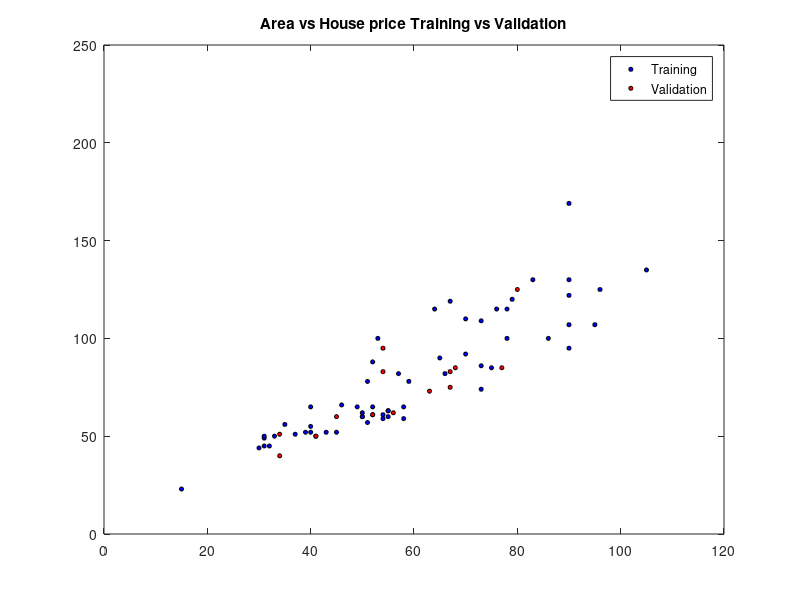

Write the MATLAB code that produced this figure. (Note: this script raises an error after producing the figure.)
 % 2 rooms
 A_2=[52 61; 39 52; 51 78; 52 88; 58 59; 50 60; 80 125; 56 62; 50 60; 55 63; 46 66; 54 59; 58 65; 55 63;...
     64 115; 41 50; 59 78; 53 100; 75 85; 52 61; 54 61; 52 65; 51 57; 50 62; 49 65; 40 55; 54 95; 45 52; 54 83;...
     37 51; 67 119; 65 90; 40 52; 57 82; 55 60; 45 60];
%  figure
%  plot(A_2(:,1),A_2(:,2),'o','MarkerEdgeColor','k','MarkerFaceColor','g','MarkerSize',3)
 
 %%
 % 1 room
 A_1=[31 45; 30 44; 32 45; 35 56; 34 51; 43 52; 31 49; 33 50; 34 40; 40 65; 15 23; 31 50; 41 50];
 %%
 % 3 rooms
 A_3=[90 122; 67 83; 67 75; 90 169; 73 109; 70 92; 66 82; 77 85; 73 74; 63 73; 76 115; 70 110; 73 86; 68 85];
 %%
 %4 rooms
 A_4=[78 100; 83 130; 78 115; 90 95; 86 100; 96 125; 104 230; 105 135; 90 130; 79 120; 90 107 ;95 107];
 
 %% linear regression
 A=[A_1;A_2;A_3;A_4];
 % figure
 % plot(A(:,1),A(:,2),'o','MarkerEdgeColor','k','MarkerFaceColor','g','MarkerSize',3)
 % title('Area vs House price')
 n=size(A,1);
 n_tr=n*0.8;
 n_v=n*0.2;
 permutare = randperm(n);

 A_tr=A(permutare(1:n_tr),:);
 A_v=A(permutare(n_tr+1:n),:);

  figure
 plot(A_tr(:,1),A_tr(:,2),'o','MarkerEdgeColor','k','MarkerFaceColor','b','MarkerSize',3)
 hold on
 plot(A_v(:,1),A_v(:,2),'o','MarkerEdgeColor','k','MarkerFaceColor','r','MarkerSize',3)
 legend('Training','Validation')
 title('Area vs House price Training vs Validation')

 k=12;% gradul maxim al polinomului de regresie
 Er_tr=zeros(1,k);
 Er_v=zeros(1,k);
 for i=1:k
 [param,  Er_tr(i)]=model_kth(A_tr(:,1),A_tr(:,2),i);
 hold on
 plot(A_v(:,1),A_v(:,2),'o','MarkerEdgeColor','k','MarkerFaceColor','r','MarkerSize',3)

 xx=zeros(i+1,n_v);
    for j=1:i+1
        xx(j,:)=A_v(:,1).^(i+1-j);
    end
 Er_v(i)=(sum((param'*xx-A_v(:,2)').^2)/n_v)^(1/2);
 end
 figure
 plot(Er_tr,'-o','MarkerEdgeColor','k','MarkerFaceColor','b','MarkerSize',3)
 hold on
 plot(Er_v,'-o','MarkerEdgeColor','k','MarkerFaceColor','r','MarkerSize',3)
 legend('Training','Validation')
 title('RMSE models Training vs Validation')
 figure
 plot(Er_tr,'-o','MarkerEdgeColor','k','MarkerFaceColor','b','MarkerSize',3)
  title('RMSE models Training ')

figure
 plot(Er_tr(1:6),'-o','MarkerEdgeColor','k','MarkerFaceColor','b','MarkerSize',3)
 hold on
 plot(Er_v(1:6),'-o','MarkerEdgeColor','k','MarkerFaceColor','r','MarkerSize',3)
 legend('Training','Validation')
 title('RMSE models Training vs Validation')




  %%
  %for r=5:2:25
  r=18;
  output_tr=zeros(1,max(A_tr(:,1))-min(A_tr(:,1))+1);
  for i=1:max(A_tr(:,1))-min(A_tr(:,1))+1
      [output(i)]=model_liniar_EFG(A_tr(:,1),A_tr(:,2),i+min(A_tr(:,1)-1),r);
  end
  size(output)
  xx=min(A_tr):max(A_tr);
  size(xx)
  figure
  plot(A_tr(:,1),A_tr(:,2),'o','MarkerEdgeColor','k','MarkerFaceColor','g','MarkerSize',3)
  hold on
  plot(A_v(:,1),A_v(:,2),'o','MarkerEdgeColor','k','MarkerFaceColor','r','MarkerSize',3)
  plot(xx, output,'b','Linewidth',3);
  title('Locally weighted linear regression ');
  legend('Data','LWR')

  y_tr=zeros(n_tr,1);
  for i=1:n_tr
      [y_tr(i)]=model_liniar_EFG(A_tr(:,1),A_tr(:,2),A_tr(i,1),r);
  end
  Er2_tr=sqrt(1/n_tr*sum((A_tr(:,2)-y_tr).^2));
 y_v=zeros(n_v,1);
 for i=1:n_v
      [y_v(i)]=model_liniar_EFG(A_tr(:,1),A_tr(:,2),A_v(i,1),r);
  end
   Er2_v=sqrt(1/n_v*sum((A_v(:,2)-y_v).^2));
  %end
  %% %% Cazul apartamentelor cu 2 camere, Tikhonov/Ridge regularization


  n=6;%gradul polonomului
  k=16;%puterea maxima a lui lambda
 
 Er_tr_R=zeros(1,k);
 for i=1:k
  lambda=10^(i-1)-1;
 [param,  Er_tr_R(i)]=model_kth_reg(A_tr(:,1),A_tr(:,2),lambda,n);
  xx=zeros(n+1,n_v);
    for j=1:n+1
        xx(j,:)=A_v(:,1).^(i+1-j);
    end
 Er_v_R(i)=(sum((param'*xx-A_v(:,2)').^2)/n_v)^(1/2);
 end
 %end
 figure
 plot(Er_tr_R(1:7),'-o','MarkerEdgeColor','k','MarkerFaceColor','b','MarkerSize',3)
 hold on
 plot(Er_v_R(1:7),'-o','MarkerEdgeColor','k','MarkerFaceColor','r','MarkerSize',3)